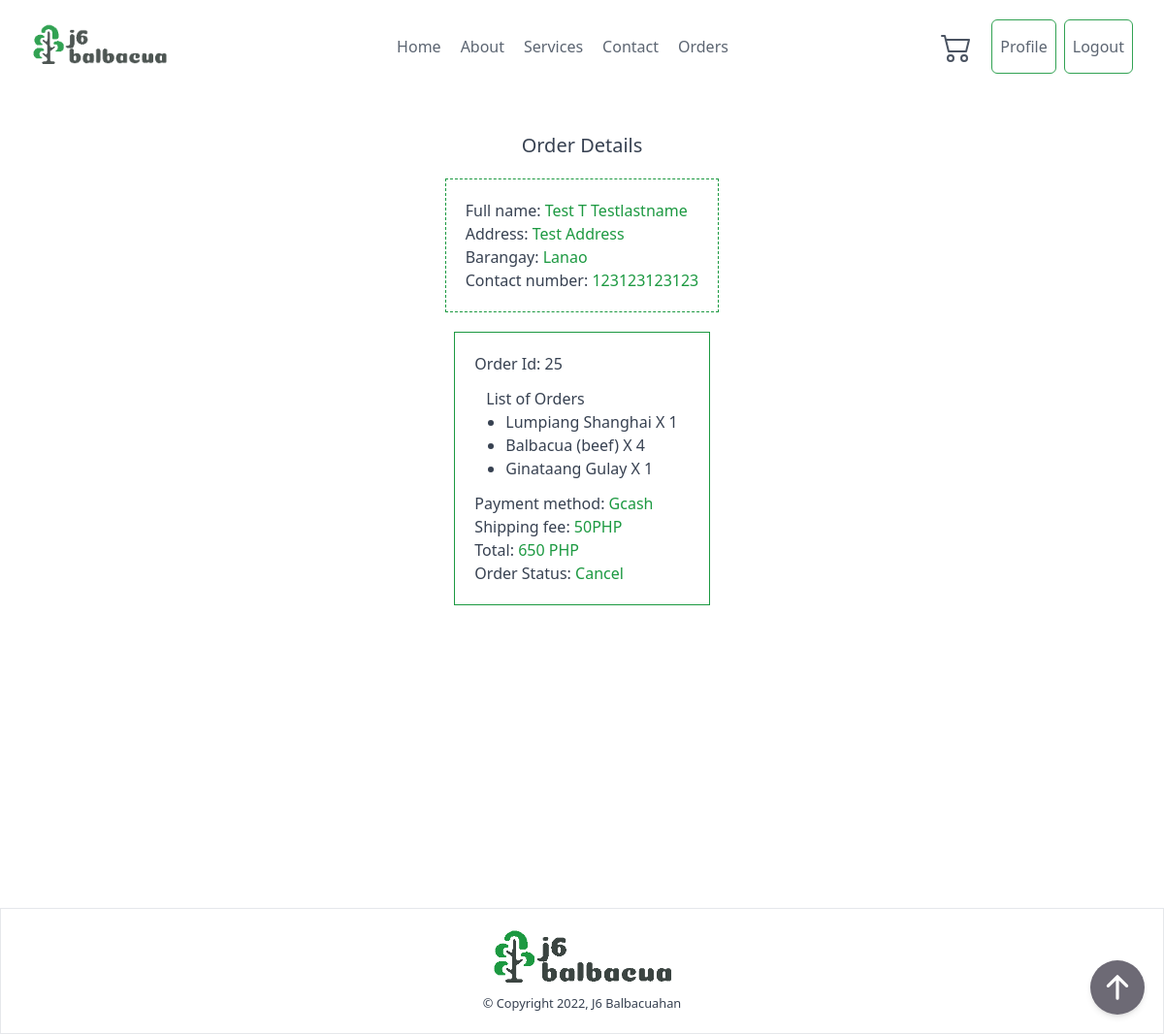
/order/25/ (signed in), run on the app's committed database.
### ordering/models.py (models this page shows, shortened)
class Profile(models.Model):
    user = models.OneToOneField(User, related_name='user', on_delete=models.CASCADE)
    first_name = models.CharField(max_length=255, blank=True, null=True)
    last_name = models.CharField(max_length=255, blank=True, null=True)
    middle_initial = models.CharField(max_length=1, blank=True, null=True)
    address = models.TextField(max_length=2225, blank=True, null=True)
    barangay = models.ForeignKey(Barangay, related_name="barangay", on_delete=models.CASCADE)
    cellphone_number = models.IntegerField(blank=True, null=True)
    email_address = models.EmailField(blank=True, null=True)

class Barangay(models.Model):
    name = models.CharField(max_length=255)
    shipping_fee = models.IntegerField()

class Order(models.Model):
    payment = [
        ('Gcash', 'Gcash'),
        ('COD', 'COD')
    ]
    order_status = [
        ('Cancel', 'Cancel'),
        ('Ongoing', 'Ongoing'),
        ('Recieved', 'Recieved')
    ]
    user = models.ForeignKey(User, related_name="user_order", on_delete=models.CASCADE)
    shipping_fee = models.PositiveIntegerField()
    total = models.PositiveIntegerField()
    payment_method = models.CharField(max_length=10, choices=payment)
    paid_status = models.CharField(max_length=10)
    order_status = models.CharField(max_length=20, choices=order_status, default="Ongoing")
    created_at = models.DateTimeField(auto_now_add=True)
    update_at = models.DateTimeField(auto_now=True)
    class Meta:
        ordering = ['created_at']

class OrderItems(models.Model):
    order = models.ForeignKey(Order, related_name="order", on_delete=models.CASCADE)
    food = models.ForeignKey(Food, related_name="food", on_delete=models.CASCADE)
    quantity = models.PositiveIntegerField()
    class Meta:
        verbose_name_plural = "categories"
    def __str__(self):
        return f"{self.food}"

class Food(models.Model):
    STATUS = [
        ('Best Seller', 'Best Seller'),
        ('Favorites', 'Favorites'),
        ('Special', 'Special'),
        ('Out Of Stock', 'Out Of Stock')
    ]
    name = models.CharField(max_length=255)
    price = models.PositiveIntegerField()
    status = models.CharField(
        max_length=50, choices=STATUS, default='Favorites')
    food_image = models.ImageField(
        upload_to='food_img/', null=True, blank=True)
    description = models.TextField(blank=True, null=True)
    created = models.DateTimeField(auto_now_add=True)
    updated = models.DateTimeField(auto_now=True)
    def __str__(self):
        return self.name

### ordering/views.py (the view)
# urls.py: path('order/<int:pk>/', views.OrderDetail.as_view(), name="order-detail"),
class OrderDetail(LoginRequiredMixin, View):
    def get(self, request, pk):
        profile = Profile.objects.get(user=request.user)
        if 'cart' in self.request.session:
            cart = self.request.session['cart']
        else:
            cart = []
        order = Order.objects.get(pk=pk)
        order_items = OrderItems.objects.filter(order=order)
        context = {
            'order': order,
            'order_items': order_items,
            'cart': len(cart),
            'profile': profile
        }
        return render(request, 'order_detail.html', context)

### templates/order_detail.html
{% extends 'base.html' %}
{% block content %}
{% include 'components/header.html' %}
    <div class="container flex flex-col items-center min-h-screen py-10 mx-auto mb-10">
        <div class="mb-5 text-xl text-gray-700">Order Details</div>
        <div class="p-5 mb-5 text-gray-700 border border-dashed border-j6primary">
            <div>Full name: <span class="text-j6primary">{{profile.first_name|title}} {{profile.middle_initial|title}} {{profile.last_name|title}}</span> </div>
            <div>Address: <span class="text-j6primary">{{profile.address|title}}</span></div>
            <div>Barangay: <span class="text-j6primary">{{profile.barangay.name}}</span></div>
            <div>Contact number: <span class="text-j6primary">{{profile.cellphone_number}}</span></div>
        </div>
        <div class="p-5 text-gray-700 border border-j6primary">
            <div>Order Id: {{order.id}}</div>
            <ul class="p-3 list-disc">
            <p>List of Orders</p>
            {% for food in order_items %}
            <li class="ml-5">{{food}} X {{food.quantity}}</li>
            {% endfor %}
            </ul>
            <div>Payment method: <span class="text-j6primary">{{ order.payment_method }}</span></div>
            <div>Shipping fee: <span class="text-j6primary">{{ order.shipping_fee }}PHP</span></div>
            <div>Total: <span class="text-j6primary">{{ order.total }} PHP</span></div>
            <div>Order Status: <span class="text-j6primary">{{order.order_status}}</span></div>
        </div>
    </div>
{% include 'components/footer.html' %}
{% endblock content %}

### data on the page
Profile: first_name "Test", middle_initial "T", last_name "Testlastname", address "Test Address", barangay.name "Lanao", cellphone_number "123123123123"
Order: id "25", payment_method "Gcash", shipping_fee "50", total "650", order_status "Cancel"
OrderItems: food.name "Lumpiang Shanghai", quantity "1"
OrderItems: food.name "Balbacua (beef)", quantity "4"
OrderItems: food.name "Ginataang Gulay", quantity "1"
